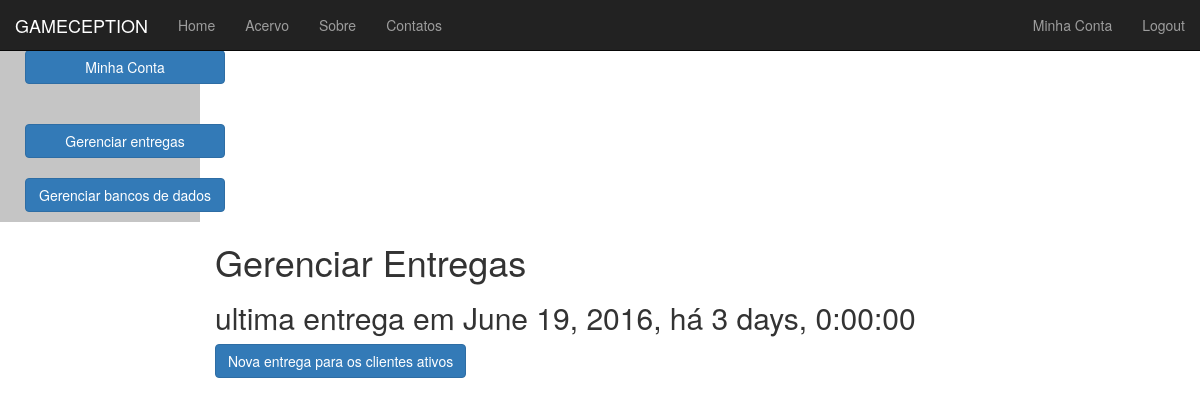
/Assinante/Gerenciar-Entregas/ (signed in), run on an earlier commit of the app's database.
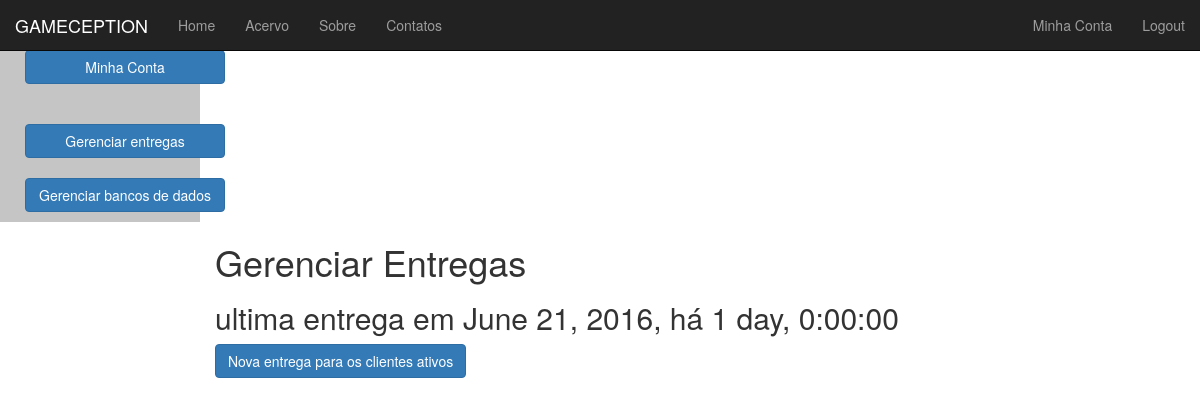
And on a later commit of the database.
### Assinante/models.py (models this page shows, shortened)
class Pedido(models.Model):
    historico = models.ForeignKey('HistoricoJogos')
    jogosPedidos = models.ManyToManyField('Jogo')
    codigoRastreamento = models.CharField(max_length=200)
    data = models.DateField()
    numero = models.IntegerField(default=0)
    tipoMidia = models.CharField(max_length=10,
        choices=TIPOS_MIDIA,
        default='DIGITAL',)

### Assinante/views.py (the view, shortened to what this page needs)
def GerenciarEntregas(request):
    if not request.user.is_staff:
        return HttpResponseRedirect("/Assinante/")
    context_dict = {}
    try:
        ultimaEntrega = Pedido.objects.order_by('-data')[0]
    except:
        ultimaEntrega = None
    context_dict['ultimaEntrega'] = ultimaEntrega
    context_dict['delta'] = datetime.datetime.now().date() - ultimaEntrega.data
    return render(request, 'Assinante/GerenciarEntregas.html', context_dict)

### Assinante/Templates/Assinante/GerenciarEntregas.html (shortened to what this page needs)
{% extends "MainPage.html" %}
{% block content %}
<h1>Gerenciar Entregas</h1>
<h2>ultima entrega em {{ultimaEntrega.data}}, há {{delta}}</h2>
<form method="post" action="{% url 'GerenciarEntregas' %}" >
    <button type="submit" class="btn btn-primary btn-md">Nova entrega para os clientes ativos</button>
</form>
{% endblock %}

What changed in the data, as far as the page shows it:
no longer on this page (row unchanged): Pedido: data "June 19, 2016"
added Pedido: data "June 21, 2016"
Also different on the page:
{{ delta }}: "3 days, 0:00:00" → "1 day, 0:00:00"
